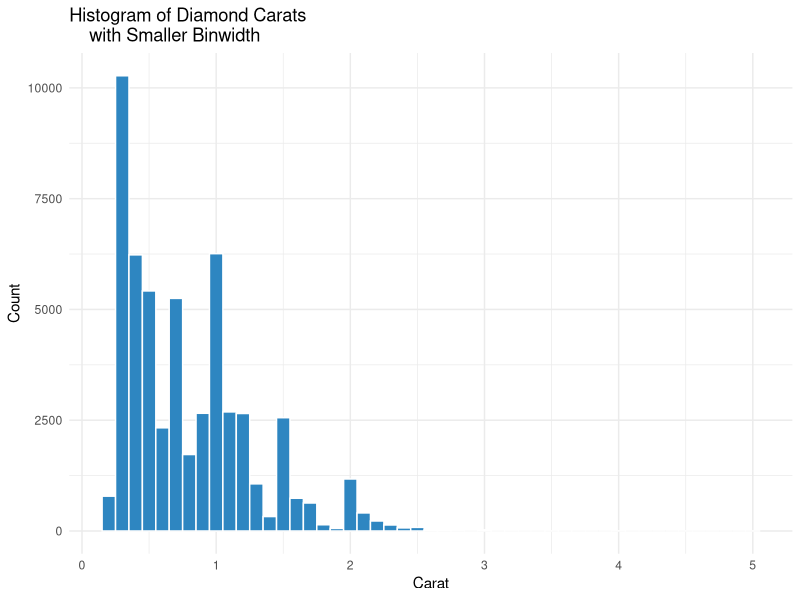
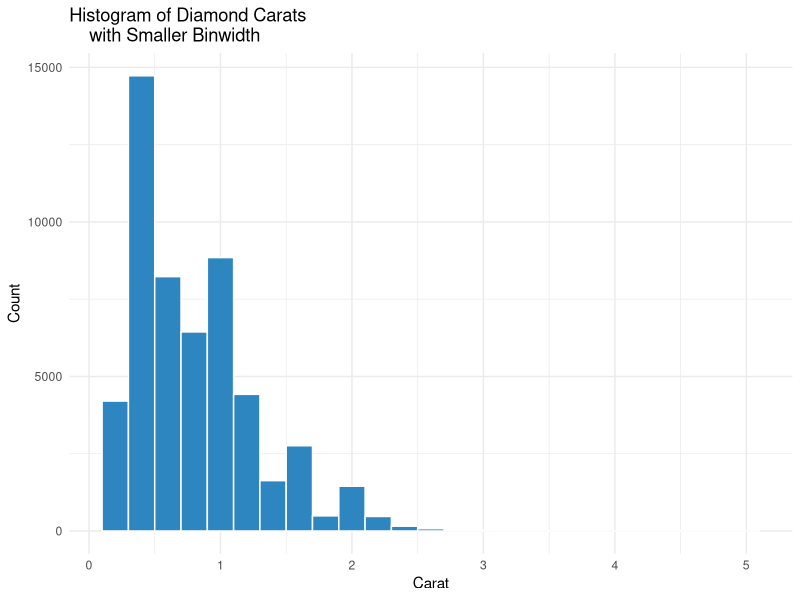
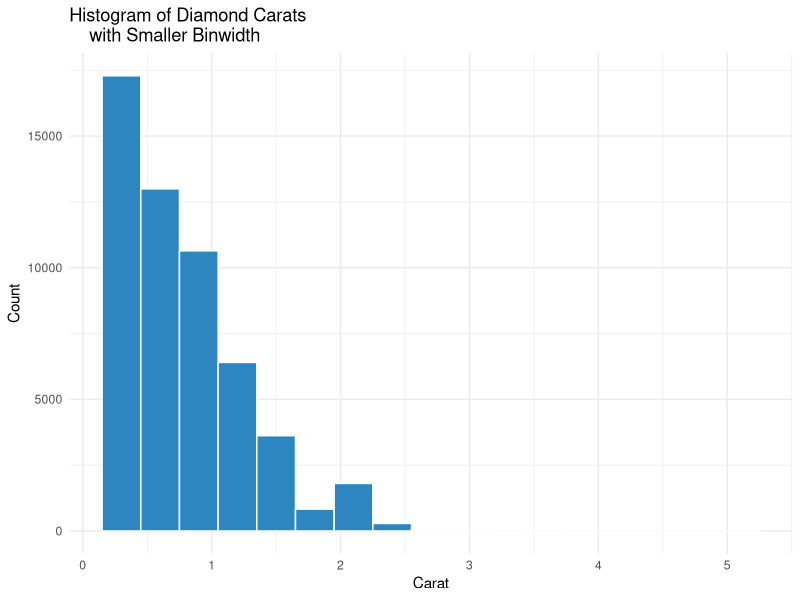
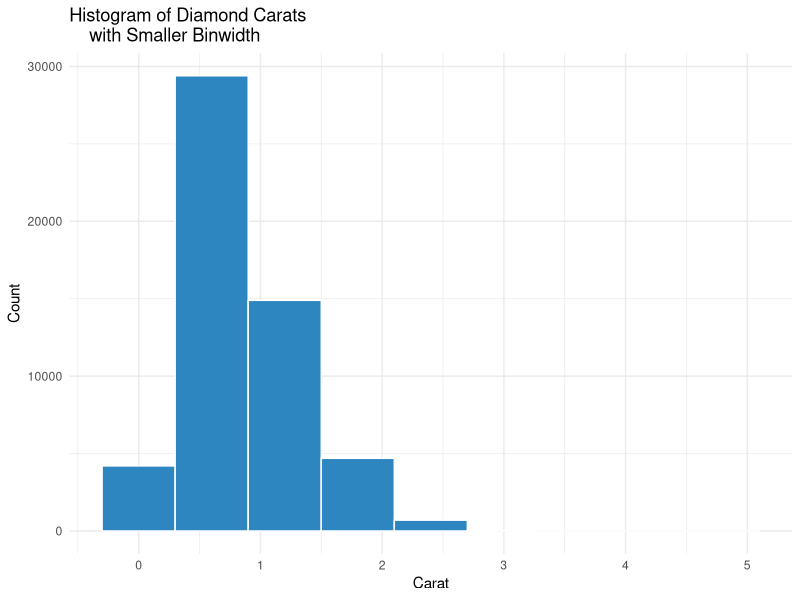
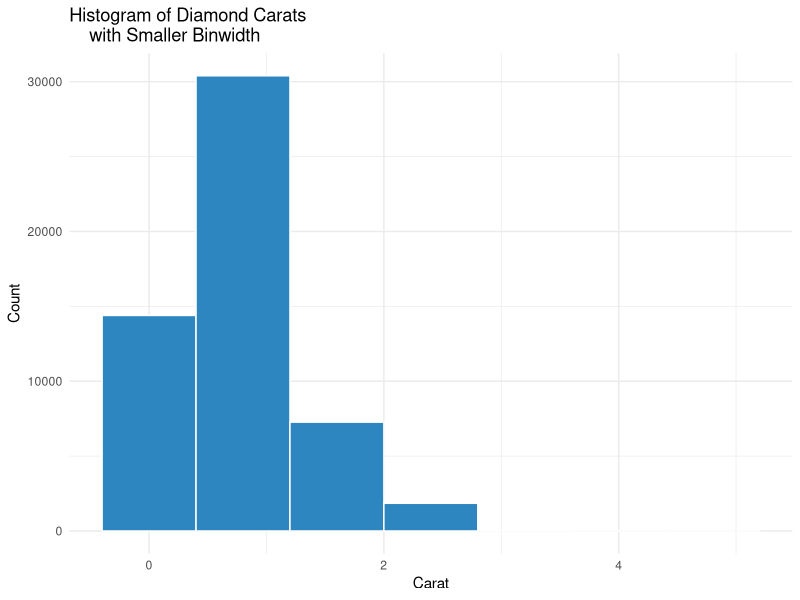
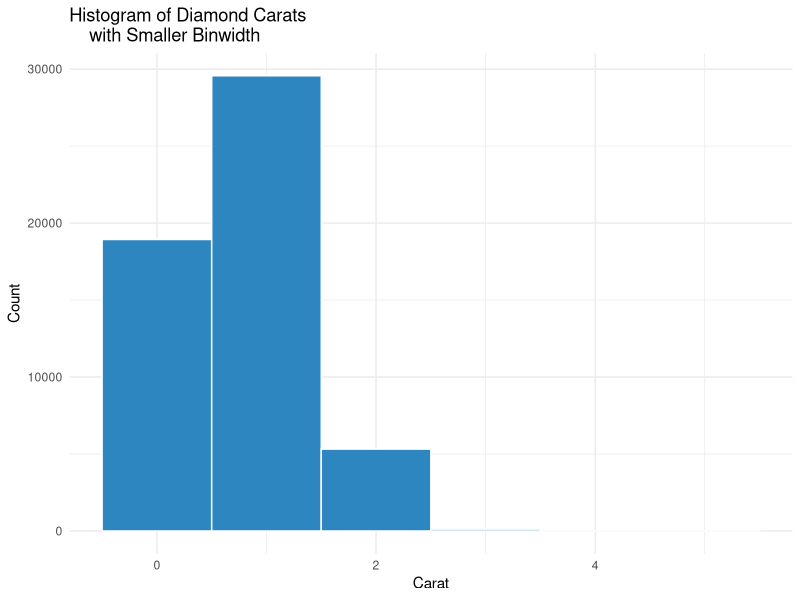
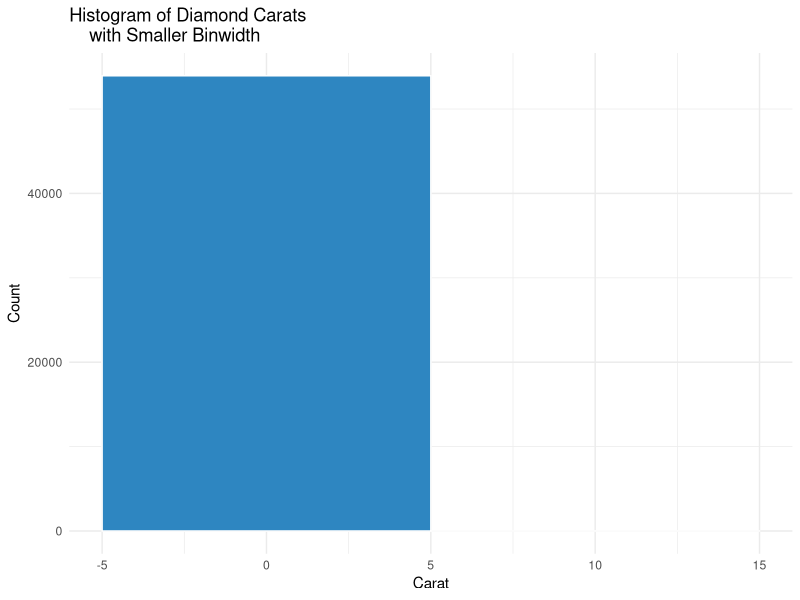
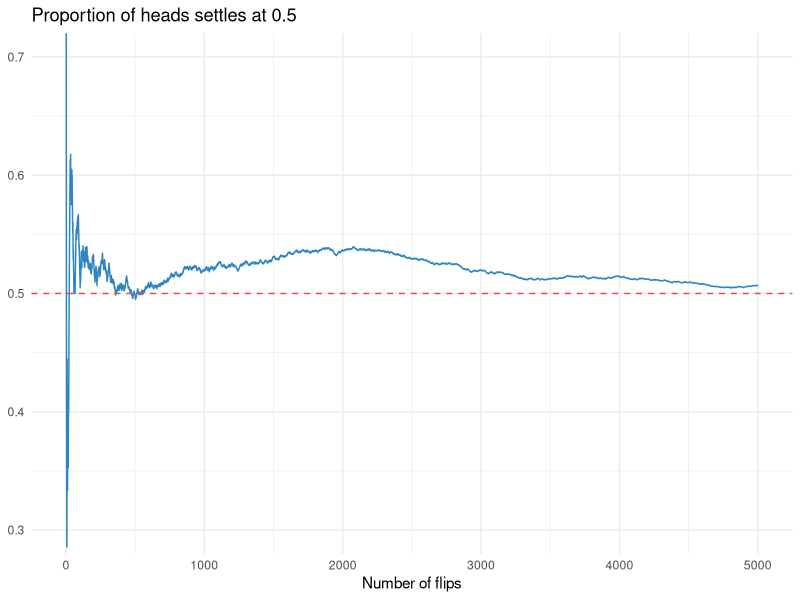

R code for these plots, in order:
## ---- chunk 1
library(tidyverse)

bw = 0.1 # binwidth setting
ggplot(diamonds, aes(x = carat)) +
  geom_histogram(binwidth = bw ,
    fill = "#2E86C1", color = "white") +
  labs(title = "Histogram of Diamond Carats
    with Smaller Binwidth",
       x = "Carat", y = "Count") +
  theme_minimal()
## ---- chunk 2
library(tidyverse)

bw = 0.2 # binwidth setting
ggplot(diamonds, aes(x = carat)) +
  geom_histogram(binwidth = bw ,
    fill = "#2E86C1", color = "white") +
  labs(title = "Histogram of Diamond Carats
    with Smaller Binwidth",
       x = "Carat", y = "Count") +
  theme_minimal()
## ---- chunk 3
library(tidyverse)

bw = 0.3 # binwidth setting
ggplot(diamonds, aes(x = carat)) +
  geom_histogram(binwidth = bw ,
    fill = "#2E86C1", color = "white") +
  labs(title = "Histogram of Diamond Carats
    with Smaller Binwidth",
       x = "Carat", y = "Count") +
  theme_minimal()
## ---- chunk 4
library(tidyverse)

bw = 0.6 # binwidth setting
ggplot(diamonds, aes(x = carat)) +
  geom_histogram(binwidth = bw ,
    fill = "#2E86C1", color = "white") +
  labs(title = "Histogram of Diamond Carats
    with Smaller Binwidth",
       x = "Carat", y = "Count") +
  theme_minimal()
## ---- chunk 5
library(tidyverse)

bw = 0.8 # binwidth setting
ggplot(diamonds, aes(x = carat)) +
  geom_histogram(binwidth = bw ,
    fill = "#2E86C1", color = "white") +
  labs(title = "Histogram of Diamond Carats
    with Smaller Binwidth",
       x = "Carat", y = "Count") +
  theme_minimal()
## ---- chunk 6
library(tidyverse)

bw = 1 # binwidth setting
ggplot(diamonds, aes(x = carat)) +
  geom_histogram(binwidth = bw ,
    fill = "#2E86C1", color = "white") +
  labs(title = "Histogram of Diamond Carats
    with Smaller Binwidth",
       x = "Carat", y = "Count") +
  theme_minimal()
## ---- chunk 7
library(tidyverse)

bw = 10 # binwidth setting
ggplot(diamonds, aes(x = carat)) +
  geom_histogram(binwidth = bw ,
    fill = "#2E86C1", color = "white") +
  labs(title = "Histogram of Diamond Carats
    with Smaller Binwidth",
       x = "Carat", y = "Count") +
  theme_minimal()
## ---- chunk 8
#| echo: true
#| fig-width: 6
#| fig-height: 3.6

library(tidyverse)
set.seed(301)

flips <- sample(c(0, 1), 5000, replace = TRUE)

tibble(
  n = seq_along(flips),
  running = cummean(flips)
) %>%
  ggplot(aes(n, running)) +
  geom_line(color = "#2E86C1") +
  geom_hline(yintercept = 0.5,
             color = "#E74C3C",
             linetype = "dashed") +
  coord_cartesian(ylim = c(0.3, 0.7)) +
  labs(title = "Proportion of heads settles at 0.5",
       x = "Number of flips", y = NULL) +
  theme_minimal(base_size = 11)
## ---- chunk 9
#| echo: false
#| fig-width: 6
#| fig-height: 3.6

library(tidyverse)
set.seed(301)

flips <- sample(c(0, 1), 5000, replace = TRUE)

tibble(
  n = seq_along(flips),
  running = cummean(flips)
) %>%
  ggplot(aes(n, running)) +
  geom_line(color = "#2E86C1") +
  geom_hline(yintercept = 0.5,
             color = "#E74C3C",
             linetype = "dashed") +
  coord_cartesian(ylim = c(0.3, 0.7)) +
  labs(title = "Proportion of heads settles at 0.5",
       x = "Number of flips", y = NULL) +
  theme_minimal(base_size = 11)
## ---- chunk 10
#| echo: true

set.seed(301)

# Without replacement (default) - like dealing cards
sample(1:10, size = 5)

# With replacement - like rolling a die repeatedly
sample(1:6, size = 10, replace = TRUE)
## ---- chunk 11
#| echo: true

# Unequal probabilities - a weighted coin
sample(c("Heads", "Tails"), size = 10, replace = TRUE, prob = c(0.8, 0.2))

# Shuffle an entire vector
sample(letters[1:8])
## ---- chunk 12
#| echo: true

# Sample rows of a data frame (tidyverse)
slice_sample(iris, n = 10)
## ---- chunk 13
#| echo: true
#| fig-width: 6
#| fig-height: 3.6
library(tidyverse)

# Scatter plot of continuous data 
# (Engine displacement vs. Highway MPG)
ggplot(data = mpg, aes(x = displ, y = hwy)) +
  geom_point(color = "steelblue", size = 2.5, alpha = 0.7) +
  labs(
    title = "Continuous Data: Engine Size vs. Fuel Efficiency",
    x = "Engine Displacement (Liters)",
    y = "Highway Miles per Gallon"
  ) +
  theme_minimal()
## ---- chunk 14
#| echo: true
#| fig-width: 6
#| fig-height: 3.6
library(tidyverse)

# Bar chart of discrete data (Count of diamonds by cut quality)
ggplot(data = diamonds, aes(x = cut)) +
  geom_bar(fill = "steelblue", color = "black", alpha = 0.7) +
  labs(
    title = "Discrete Data: Count of Diamonds by Cut",
    x = "Cut Quality (Category)",
    y = "Count"
  ) + theme_minimal()
## ---- chunk 15
#| echo: false
#| fig-width: 11
#| fig-height: 3.8

x <- seq(-4, 4, length.out = 300)

tibble(x = x, density = dnorm(x)) %>%
  ggplot(aes(x, density)) +
  geom_area(data = ~ filter(.x, x >= -1, x <= 1),
   fill = "#27AE60", alpha = 0.5) +
  geom_area(data = ~ filter(.x, x >= -2, x <= 2),
   fill = "#3498DB", alpha = 0.25) +
  geom_area(data = ~ filter(.x, x >= -3, x <= 3),
   fill = "#8E44AD", alpha = 0.15
) +
geom_line(linewidth = 1) +
  annotate("text", x = 0, y = 0.15,
   label = "68%", size = 5, color = "white") +
  annotate("text", x = 1.5, y = 0.05,
   label = "95%", size = 4.5, color = "#2E86C1") +
  labs(title = "The 68-95-99.7 rule",
       subtitle = "Within 1, 2, and 3 standard deviations of the mean",
       y = "Density") +

  theme_minimal(base_size = 12)
## ---- chunk 16
#| echo: true

# Human IQ scores: mean 100, sd 15

# 1. What fraction score below 115 (cumulative 
# probability of scoring less than 115)?
pnorm(115, mean = 100, sd = 15)

# 2. What fraction score ABOVE 130 (cumulative 
# probability of scoring more than 130)?
pnorm(130, mean = 100, sd = 15, lower.tail = FALSE)

# 3. What fraction between 85 and 115 (cumulative 
# probability of scoring between 85 and 115)?
pnorm(115, 100, 15) - pnorm(85, 100, 15)

# 4. What score puts you in the top 1% (cumulative
# probability of scoring less than this score)?
qnorm(0.99, mean = 100, sd = 15)

# 5. The classic 95% cutoffs on the standard normal
# (cumulative probability of scoring between these # cutoffs)
qnorm(c(0.025, 0.975))
## ---- chunk 17
#| echo: true
#| fig-width: 10
#| fig-height: 3.6
#| output-location: column

# The probability of getting exactly 5 correct answers 
# out of 20 questions when guessing randomly on a 
# multiple-choice quiz with 4 options per question?
# P(exactly 5 correct)
dbinom(5, size = 20, prob = 0.25)
## ---- chunk 18
#| echo: true
#| fig-width: 10
#| fig-height: 3.6
#| output-location: column
# The probability of getting 10 or more correct answers 
# out of 20 questions when randomly guessing on a 
# multiple-choice quiz with 4 options per question?
# P(10 or more correct). Note, `lower.tail = FALSE`
# calculates the probability of getting more than 
# 9 correct, rather than 9 or fewer.
pbinom(9, 20, 0.25, lower.tail = FALSE)

## ---- chunk 19
#| echo: true
#| fig-width: 10
#| fig-height: 3.6
#| output-location: column
tibble(k = 0:20,
       p = dbinom(0:20, 20, 0.25)) %>%
  ggplot(aes(factor(k), p)) +
  geom_col(fill = "#8E44AD") +
  labs(title = "Guessing on a 20-question quiz",
       x = "Number correct",
       y = "Probability") +
  theme_minimal(base_size = 11)
## ---- chunk 20
#| echo: true
#| fig-width: 11
#| fig-height: 3.4

# A help desk receives 4 calls per hour on average

cat("P(exactly 4 calls):", round(dpois(4, lambda = 4), 4), "\n")
cat("P(more than 8):    ", round(ppois(8, 4, lower.tail = FALSE), 4), "\n")
cat("Busiest 5% of hours start at:", qpois(0.95, 4), "calls\n")
## ---- chunk 21
#| echo: true
#| fig-width: 11
#| fig-height: 3.4

tibble(k = rep(0:15, 3),
       lambda = rep(c(1, 4, 9), each = 16)) %>%
  mutate(p = dpois(k, lambda)) %>%
  ggplot(aes(k, p, fill = factor(lambda))) +
  geom_col(position = "identity", alpha = 0.6) +
  scale_fill_manual(values = c("#27AE60", "#3498DB", "#E67E22")) +
  labs(title = "Poisson gets more symmetric as lambda (an average) grows",
       fill = "lambda", x = "Events", y = "Probability") +
  theme_minimal(base_size = 11)
## ---- chunk 22
#| echo: false
#| fig-width: 10
#| fig-height: 3.6
#| 
library(tidyverse)

set.seed(301)
draws <- rnorm(1000, mean = 100, sd = 15)

#mean(draws)
#sd(draws)

ggplot(tibble(x = draws), aes(x)) +
  geom_histogram(aes(y = after_stat(density)), bins = 30,
                 fill = "#3498DB", color = "white") +
  stat_function(fun = dnorm, args = list(mean = 100, sd = 15),
                color = "#E74C3C", linewidth = 1) +
  labs(title = "Means of Samples", x = "Means", y ="Magnitude") +
  
  theme_minimal()
## ---- chunk 23
#| echo: true

set.seed(301)

# Our "population": 100,000 adults with mean height 170cm, sd 10
population <- rnorm(100000, mean = 170, sd = 10)
mean(population)

# Take three samples of 25 people each
mean(sample(population, 25))
mean(sample(population, 25))
mean(sample(population, 25))
## ---- chunk 24
#| echo: true
#| fig-width: 11
#| fig-height: 3.6

set.seed(301)

# Repeat "take a sample of 25, record the mean" 5,000 times
sample_means <- replicate(5000, mean(sample(population, 25)))

cat("Population mean:      ", round(mean(population), 2), "\n")
cat("Mean of sample means: ", round(mean(sample_means), 2), "\n")
cat("SD of sample means:   ", round(sd(sample_means), 2), "\n")
cat("Theory: sigma/sqrt(n) =", round(10 / sqrt(25), 2), "\n")
## ---- chunk 25
#| echo: true
#| fig-width: 11
#| fig-height: 3.6

set.seed(301)

# Repeat "take a sample of 25, record the mean" 5,000 times
sample_means <- replicate(5000, mean(sample(population, 25)))

ggplot(tibble(m = sample_means), aes(m)) +
  geom_histogram(bins = 40, fill = "#3498DB", color = "white") +
  geom_vline(xintercept = mean(population), color = "#E74C3C", linewidth = 1) +
  labs(title = "5,000 sample means, n = 25 each",
       x = "Sample mean", y = "Count") +
  theme_minimal(base_size = 12)
## ---- chunk 26
#| echo: true

set.seed(301)

# Our "population": 100,000 adults with mean height 170cm, sd 10
population <- rnorm(100000, mean = 170, sd = 10)

# Take a single sample of 25 people
sample_mean <- mean(sample(population, 25))

cat("Population mean:      ", round(mean(population), 2), "\n")
cat("Sample mean:        ", round(sample_mean, 2), "\n")
## ---- chunk 27
#| echo: true
#| fig-width: 11
#| fig-height: 3.6

set.seed(301)

# Our "population": 100,000 adults with mean height 170cm, sd 10
population <- rnorm(100000, mean = 170, sd = 10)

# Take a single sample of 25 people
sample_mean <- mean(sample(population, 25))

ggplot(tibble(x = population), aes(x)) +
  geom_histogram(bins = 50, fill = "#3498DB", color = "white") +
  geom_vline(xintercept = mean(population), color = "#E74C3C", linewidth = 1) +
  geom_vline(xintercept = sample_mean, color = "#2E8B57", linewidth = 1) +
  labs(title = "Population vs. Sample",
       x = "Height (cm)", y = "Count") +
  theme_minimal(base_size = 12)
## ---- chunk 28
#| echo: false
#| fig-width: 11
#| fig-height: 3.6

set.seed(301)

# Our "population": 100,000 adults with mean height 170cm, sd 10
population <- rnorm(100000, mean = 170, sd = 10)

# Take a single sample of 25 people
sample_mean <- mean(sample(population, 25))

ggplot(tibble(x = population), aes(x)) +
  geom_histogram(bins = 50, fill = "#3498DB", color = "white") +
  geom_vline(xintercept = mean(population), color = "#E74C3C", linewidth = 1) +
  geom_vline(xintercept = sample_mean, color = "#2E8B57", linewidth = 1) +
  labs(title = "Population vs. Sample",
       x = "Height (cm)", y = "Count") +
  theme_minimal(base_size = 12)
## ---- chunk 29
#| echo: true
#| fig-width: 11
#| fig-height: 3.2

se_table <- tibble(n = c(4, 16, 25, 100, 400, 1600)) %>%
  mutate(standardError = 10 / sqrt(n))
se_table
## ---- chunk 30
#| echo: true
#| fig-width: 11
#| fig-height: 3.2

se_table <- tibble(n = c(4, 16, 25, 100, 400, 1600)) %>%
  mutate(standardError = 10 / sqrt(n))

ggplot(se_table, aes(n, standardError)) +
  geom_line(color = "#8E44AD", linewidth = 1) +
  geom_point(size = 3, color = "#8E44AD") +
  labs(title = "Diminishing returns: quadruple n to halve the error",
       x = "Sample size", y = "Standard error") +
  theme_minimal(base_size = 12)
